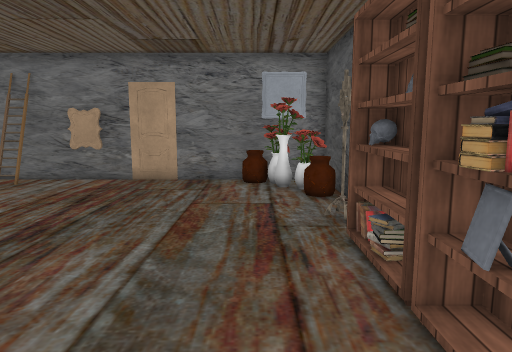
[1] (above)

14 first-person views from a walk through a Unity game level. The camera is 1.2 m above the floor, tilts 8° down and sees 70° across. The floor is counted in squares, 0.5 m on a side. Each view is taken from the middle of a square. On the plan, view 1 faces up. The plan holds only what a view shows up to about 20 squares ahead; the rest is blank. The player is left out. Some surface patterns are stand-ins.

[2]
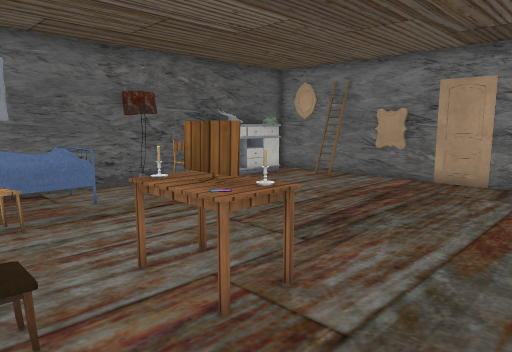

[3]
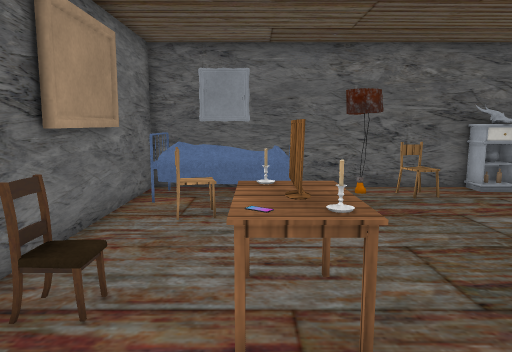

[4]
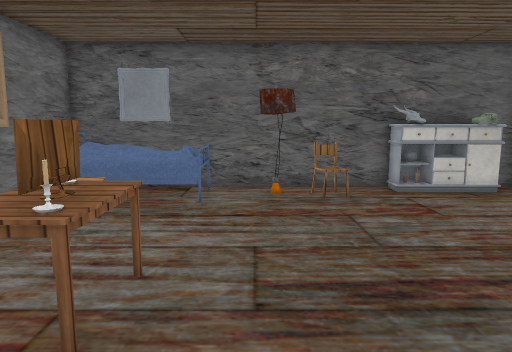

[5]
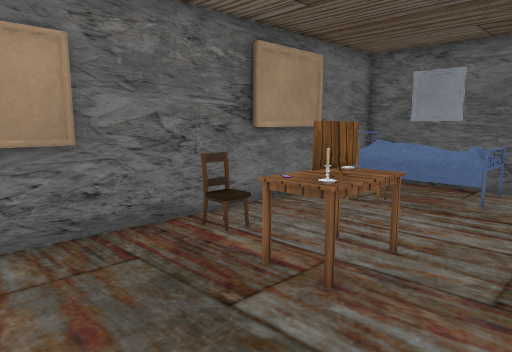

[6]
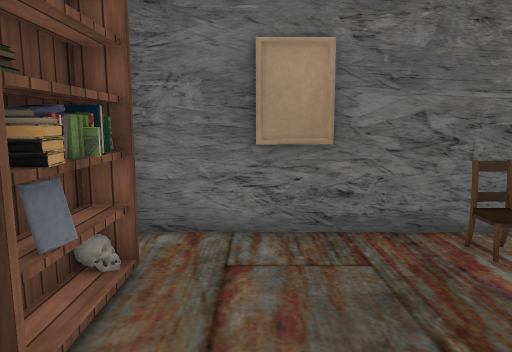

[7]
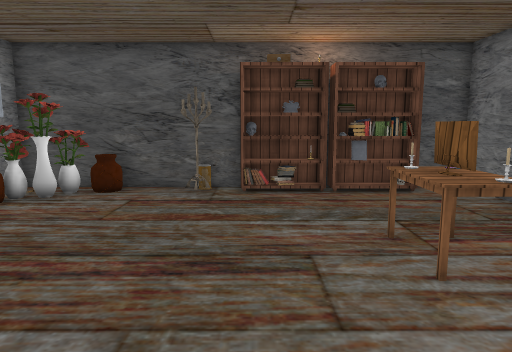

[8]
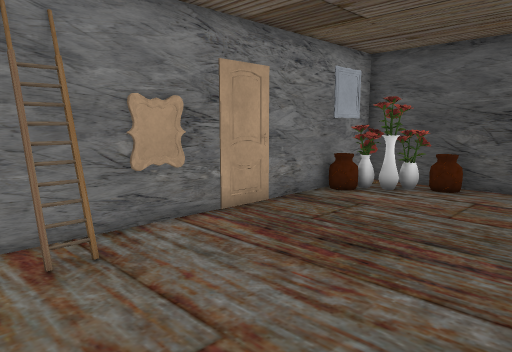

[9]
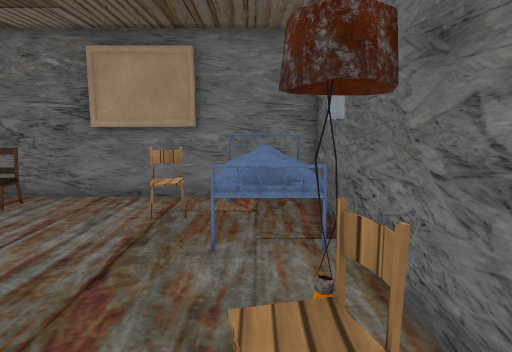

[10]
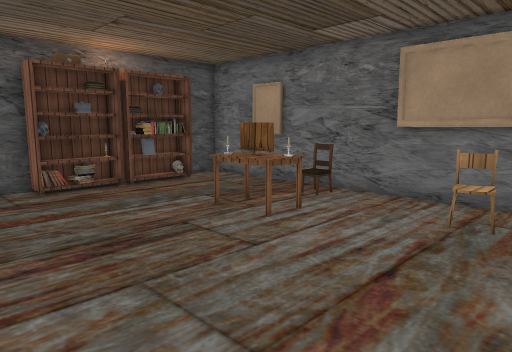

[11]
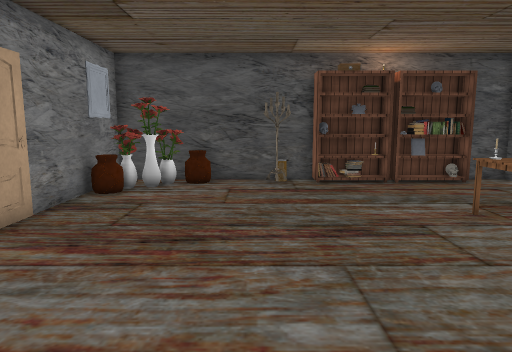

[12]
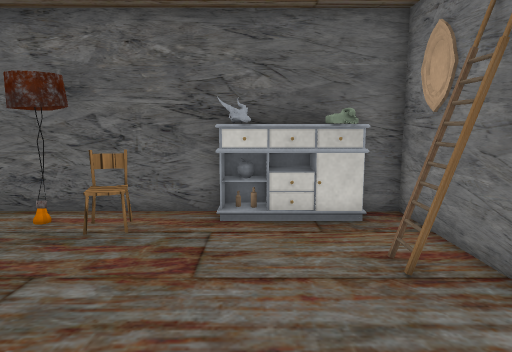

[13]
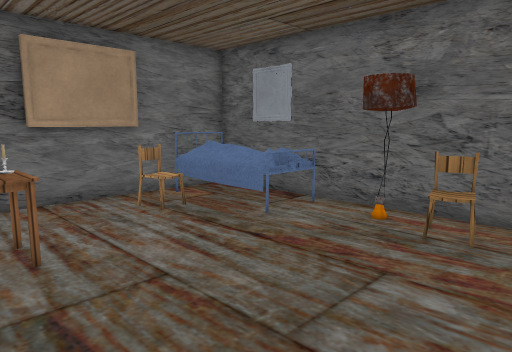

[14]
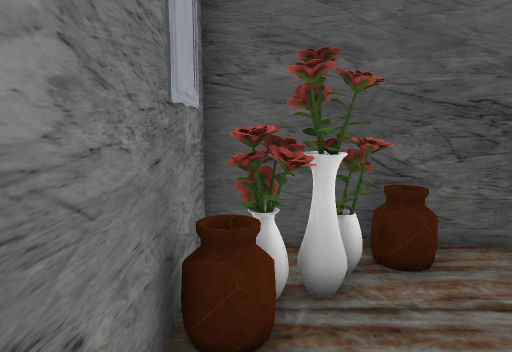

### Floor plan
Key: @ floor where view 1 was taken; # wall or solid block; . floor; O other object.
Columns run from 14 left of view 1 to 3 right of it. Each row starts with its distance up from view 1.
 16 ##################
 15 #O.#O ........####
 14 #O............OO##
 13 #O.............O##
 12 OO..............O#
 11 #O...............#
 10 #...............##
  9 #OO.............##
  8 ##..............O#
  7 #OO.............O#
  6 #O..............O#
  5 #...............O#
  4 #OOO....OOOO....O#
  3 #OOO....OOOO...OO#
  2 #OOO............O#
  1 #OOO.O..........O#
  0 #OOO.....OO...@..#
 -1 ##################

Where each view was taken, in squares from view 1:
view 1: 0 up, 0 right, facing up
view 2: 0 up, 0 right, facing up-left
view 3: 3 up, 0 right, facing left
view 4: 6 up, 0 right, facing left
view 5: 7 up, 1 right, facing down-left
view 6: 7 up, 0 right, facing down
view 7: 7 up, 11 left, facing right
view 8: 8 up, 12 left, facing up-right
view 9: 11 up, 12 left, facing down
view 10: 11 up, 12 left, facing down-right
view 11: 10 up, 13 left, facing right
view 12: 12 up, 4 left, facing left
view 13: 11 up, 4 left, facing down-left
view 14: 15 up, 4 left, facing right
